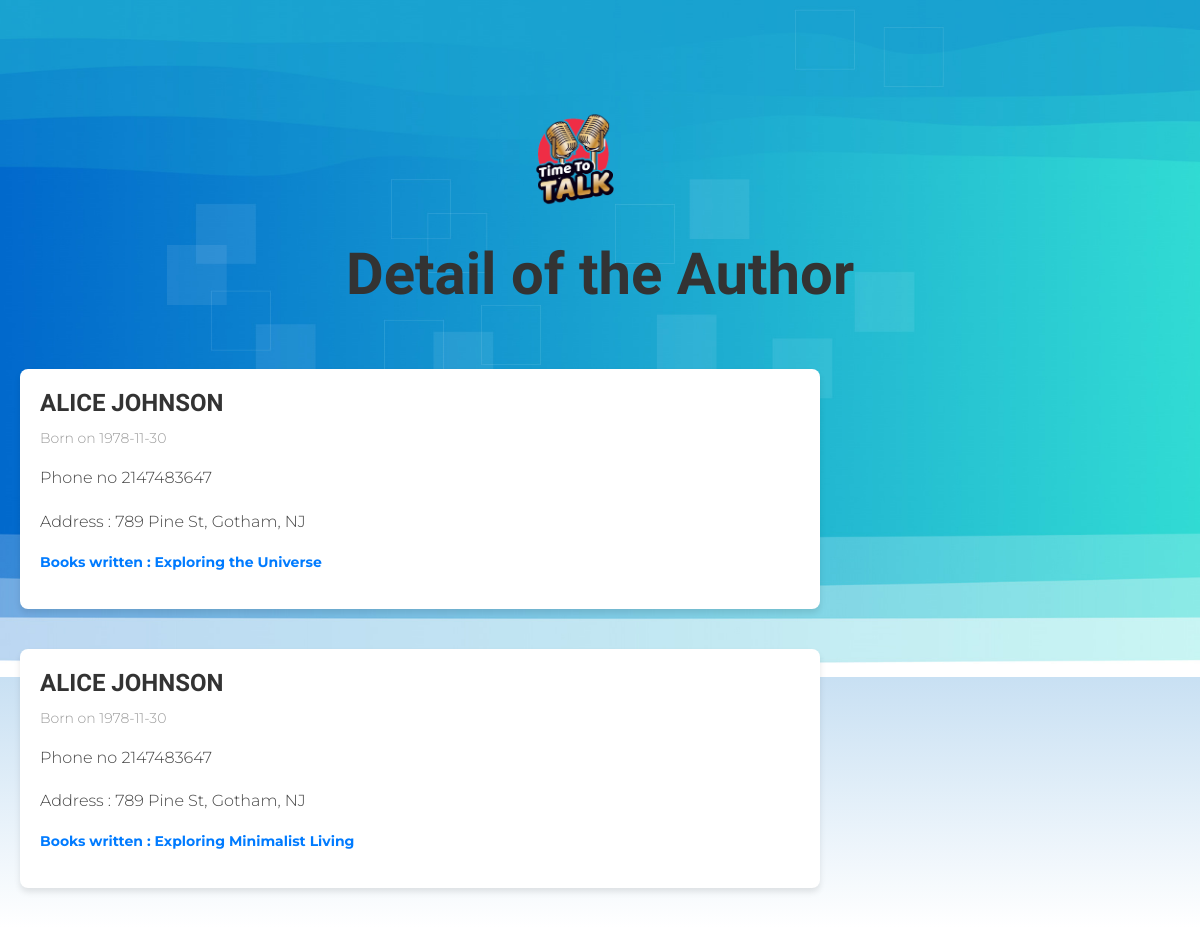
Screenshot of /author.php?author=Alice with the database file from the repository.
### tables this page shows
CREATE TABLE IF NOT EXISTS `article` (
  `id` int NOT NULL AUTO_INCREMENT,
  `title` varchar(50) NOT NULL,
  `content` text NOT NULL,
  `date_pub` date DEFAULT NULL,
  `category_id` int DEFAULT NULL,
  `author_id` int DEFAULT NULL,
  PRIMARY KEY (`id`),
  KEY `category_id` (`category_id`),
  KEY `author_id` (`author_id`)
);

CREATE TABLE IF NOT EXISTS `author` (
  `id` int NOT NULL AUTO_INCREMENT,
  `firstname` varchar(100) NOT NULL,
  `lastname` varchar(100) NOT NULL,
  `dob` date DEFAULT NULL,
  `phone` bigint DEFAULT NULL,
  `address` text,
  PRIMARY KEY (`id`)
);

### author.php (called while the page is built)
<?php
require_once('./Models/Database.class.php');
require_once('./Models/Article.class.php');
$modelArticle = new Article;
if (isset($_GET['author'])) {
    $authorDetails = $modelArticle->getAuthor($_GET['author']);
}
require_once('./Views/author.php');

### Models/Database.class.php (called while the page is built, shortened)
<?php
abstract class Database
{
    public function __construct()
    {
        $this->db = new PDO("mysql:host=localhost;dbname=blog;charset=utf8", "root", '');
    }
}

### Models/Article.class.php (called while the page is built, shortened)
<?php
class Article extends Database
{
    protected $base = "SELECT article.*, author.id , author.phone, author.address, author.dob, CONCAT(author.firstname, ' ', author.lastname) AS author , category.id, category.name AS category
    FROM article
    LEFT JOIN author ON article.author_id = author.id
    LEFT JOIN category ON article.category_id = category.id ";
    public function getAuthor($author)
    {
        $request = $this->db->prepare($this->base . "WHERE LOWER(author.firstname)  LIKE :author OR LOWER(author.lastname)  LIKE :author");
        $authorParam = '%' . strtolower($author) . '%';
        $request->bindParam(':author', $authorParam, PDO::PARAM_STR);
        $request->execute();
        $data = $request->fetchAll(PDO::FETCH_ASSOC);
        return $data;
    }
}

### Views/author.php (the view, shortened to what this page needs)
<!DOCTYPE html>
<html lang="en">
<head>
    <link rel="stylesheet" href="Assets/style.css">
    <link rel="stylesheet" href="https://cdnjs.cloudflare.com/ajax/libs/font-awesome/6.0.0-beta3/css/all.min.css" />
    <link rel="stylesheet" href="./Assets/css/bootstrap.min.css">
    <link rel="stylesheet" href="./Assets/css/bootstrap-icons.css">
    <link rel="stylesheet" href="./Assets/css/owl.carousel.min.css">
    <link rel="stylesheet" href="./Assets/css/owl.theme.default.min.css">
    <link href="./Assets/css/templatemo-pod-talk.css" rel="stylesheet">
</head>
<body>
    <section class="hero-section">
        <div class="container">
            <a class="navbar-brand me-lg-5 me-0" href="index.php">
                <img src="images/pod-talk-logo.png" class="logo-image img-fluid" alt="templatemo pod talk">
            </a>
        </div>
        <h1 class="title"> Detail of the Author</h1>
        <?php if (!empty($authorDetails)): ?>
            <div class="article-grid-detail">
                <?php foreach ($authorDetails as $authorDetail) : ?>
                    <div class="article-card">
                        <h2 class="article-title"><?= strtoupper($authorDetail['author']); ?></h2>
                        <p class="article-meta">
                            <span class="article-date">Born on <?= $authorDetail['dob']; ?></span>
                        </p>
                        <p class="article-content">Phone no <?= $authorDetail['phone']; ?></p>
                        <p class="article-content">Address : <?= $authorDetail['address']; ?></p>
                        <p class="article-category">Books written : <?= $authorDetail['title']; ?></p>
                    </div>
                <?php endforeach; ?>
            <?php else : ?>
                <h1 class="recordError"> No Records Found</h1>
            <?php endif ?>
    </section>
</body>
</html>

### Assets/style.css (style rules this page uses)
body, h1, h3, p, form { margin: 0; padding: 0; box-sizing: border-box; }
body { font-family: Arial, sans-serif; line-height: 1.6; background-color: #f4f4f4; color: #333; padding: 0; margin: 0; }
.title { text-align: center; color: #333; margin: 20px 0; }
.article-card { background-color: #fff; border-radius: 8px; box-shadow: 0 4px 6px rgba(0, 0, 0, 0.1); overflow: hidden; padding: 15px; width: 300px; transition: transform 0.3s ease, box-shadow 0.3s ease; }
.article-title { font-size: 18px; color: #333; margin-bottom: 10px; }
.article-date, .article-author { font-size: 14px; color: #666; }
body, h1, h2, p { margin: 0; padding: 0; box-sizing: border-box; }
.article-grid-detail { display: flex; flex-direction: column; align-items: center; padding: 20px; }
.article-card { background-color: #fff; border-radius: 8px; box-shadow: 0 4px 6px rgba(0, 0, 0, 0.1); overflow: hidden; padding: 20px; width: 80%; max-width: 800px; margin: 20px 0; }
.article-title { font-size: 24px; color: #333; margin-bottom: 10px; }
.article-meta { font-size: 14px; color: #666; margin-bottom: 15px; }
.article-author, .article-date { display: inline; }
.article-date { color: #999; }
.article-content { font-size: 16px; line-height: 1.8; color: #444; margin-bottom: 15px; }
.article-category { font-size: 14px; color: #007bff; font-weight: bold; }
.article-grid-detail { display: flex; flex-direction: row; flex-wrap: wrap; }

### Assets/css/templatemo-pod-talk.css (style rules this page uses)
:root { --white-color: #ffffff; --primary-color: #00cc99; --secondary-color: #0066cc; --section-bg-color: #f0f8ff; --custom-btn-bg-color: #0066cc; --custom-btn-bg-hover-color: #00cc99; --dark-color: #000000; --p-color: #717275; --border-color: #7fffd4; --link-hover-color: #0066cc; --body-font-family: "Montserrat", sans-serif; --title-font-family: "Sono", sans-serif; --h1-font-size: 58px; --h2-font-size: 46px; --h3-font-size: 32px; --h4-font-size: 28px; --h5-font-size: 24px; --h6-font-size: 22px; --p-font-size: 16px; --menu-font-size: 14px; --border-radius-large: 100px; --border-radius-medium: 20px; --border-radius-small: 10px; --font-weight-light: 300; --font-weight-normal: 400; --font-weight-medium: 500; --font-weight-semibold: 600; --font-weight-bold: 700; }
body { background-color: var(--white-color); font-family: var(--body-font-family); }
h2, h3, h4, h5, h6 { color: var(--dark-color); }
h1, h2, h3, h4, h5, h6 { font-family: var(--title-font-family); font-weight: var(--font-weight-semibold); }
h1 { font-size: var(--h1-font-size); font-weight: var(--font-weight-bold); }
h2 { font-size: var(--h2-font-size); font-weight: var(--font-weight-bold); }
p { color: var(--p-color); font-size: var(--p-font-size); font-weight: var(--font-weight-light); }
a, button { touch-action: manipulation; transition: all 0.3s; }
a { display: inline-block; color: var(--primary-color); text-decoration: none; }
.logo-image { width: 120px; height: auto; }
.navbar-brand, .navbar-brand:hover { font-size: var(--h3-font-size); font-weight: var(--font-weight-bold); display: flex; justify-content: center; }
.hero-section { background-image: url("../images/templatemo-wave-banner.jpg"), linear-gradient(#348cd2, #ffffff); background-repeat: no-repeat; background-size: 108% 76%; background-position: top; padding-top: 100px; }
@media screen and (max-width: 1240px) { .hero-section { background-size: 116%; } }

### rows the page displays
article: author "ALICE JOHNSON", author.dob "1978-11-30", author.phone "2147483647", author.address "789 Pine St, Gotham, NJ", title "Exploring the Universe"
article: author "ALICE JOHNSON", author.dob "1978-11-30", author.phone "2147483647", author.address "789 Pine St, Gotham, NJ", title "Exploring Minimalist Living"
